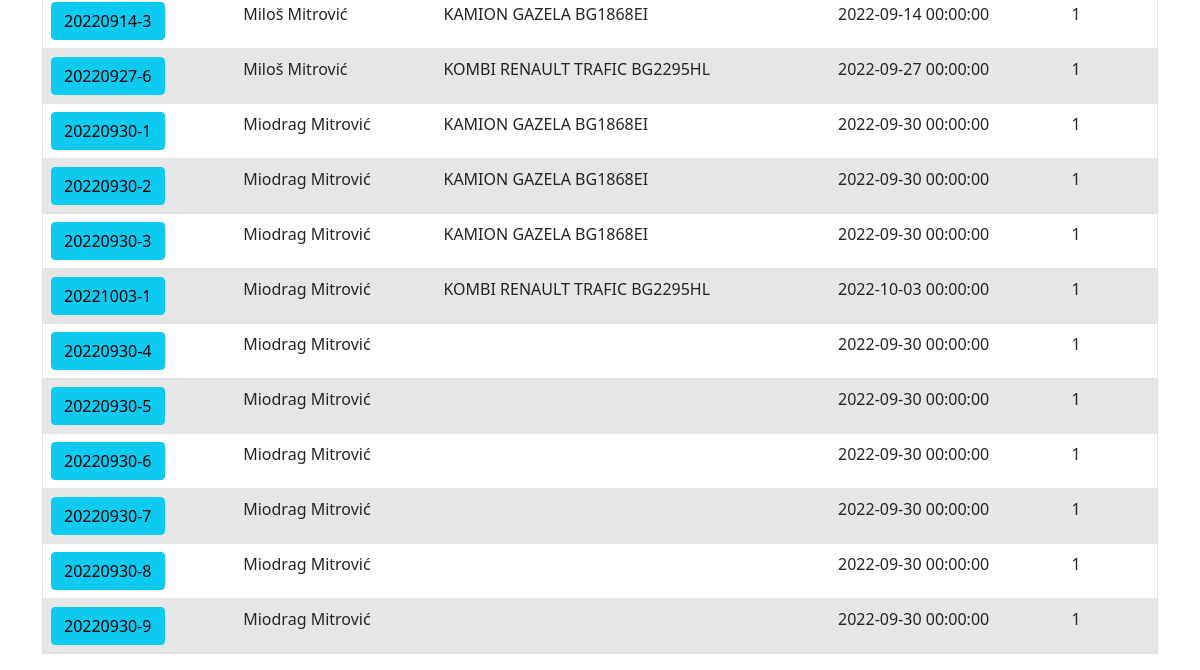
The app's page /travel_warrant_list (signed in, lower part), older data.
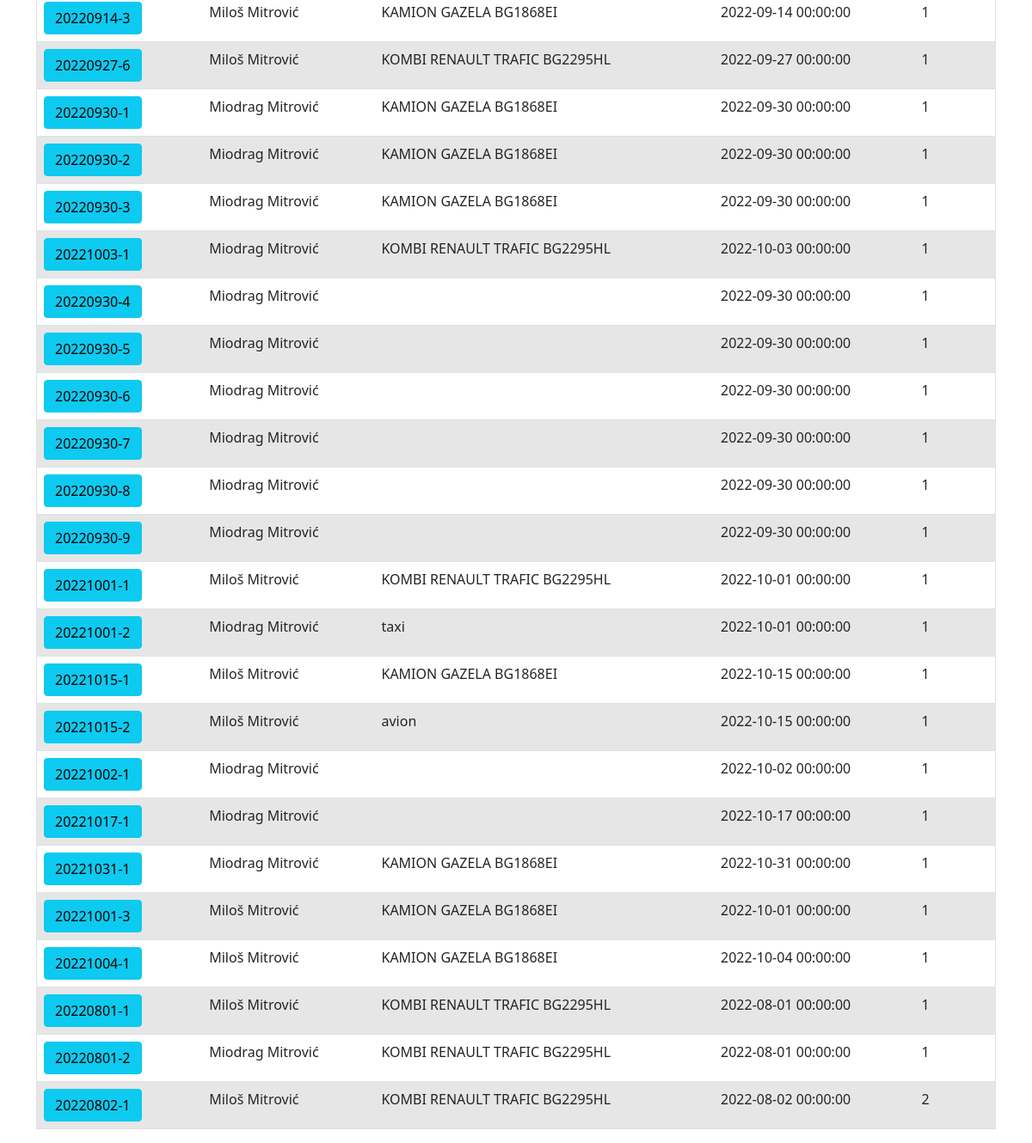
The same page, newer data.
### putninalozi/models.py (models this page shows, shortened)
class TravelWarrant(db.Model):
    travel_warrant_id = db.Column(db.Integer, primary_key=True)
    travel_warrant_number = db.Column(db.String(50), nullable=False)
    user_id = db.Column(db.Integer, db.ForeignKey('user.id'), nullable=False)
    with_task = db.Column(db.String(50), nullable=False)
    company_id = db.Column(db.Integer, db.ForeignKey('company.id'), nullable=False)
    abroad_contry = db.Column(db.String(50), nullable=True)
    relation = db.Column(db.String(150), nullable=False)
    start_datetime = db.Column(db.DateTime, nullable=True)
    end_datetime = db.Column(db.DateTime, nullable=True)
    vehicle_id = db.Column(db.Integer, db.ForeignKey('vehicle.id'), nullable=True)
    together_with = db.Column(db.Integer, nullable=True)
    personal_type = db.Column(db.String(50), nullable=True)
    personal_brand = db.Column(db.String(50), nullable=True)
    personal_registration = db.Column(db.String(12), nullable=True)
    other = db.Column(db.String(50), nullable=True) #avion, bus, taksi...
    advance_payment = db.Column(db.Integer, nullable=False)
    advance_payment_currency = db.Column(db.String(5), nullable=False)
    daily_wage = db.Column(db.Integer, nullable=False)
    daily_wage_currency = db.Column(db.String(5), nullable=False)
    costs_pays = db.Column(db.String(50), nullable=False)
    km_start = db.Column(db.Integer, nullable=True)
    km_end = db.Column(db.Integer, nullable=True)
    status = db.Column(db.Integer, nullable=False)

class User(db.Model, UserMixin):
    id = db.Column(db.Integer, primary_key=True)
    email = db.Column(db.String(120), unique=True, nullable=False)
    password = db.Column(db.String(60), nullable = False)
    name = db.Column(db.String(20), unique=False, nullable=False)
    surname = db.Column(db.String(20), unique=False, nullable=False)
    gender = db.Column(db.String(1)) #(0, "srednji"), (1, "muški"), (2, "ženski")
    workplace = db.Column(db.String(20), unique=False, nullable=False)
    authorization = db.Column(db.String(10), nullable = False) # ovde treba da budu tipovi korisnika: S_admin, C_admin, C_user
    company_id = db.Column(db.Integer, db.ForeignKey('company.id'), nullable=True)
    default_vehicle = db.Column(db.Integer) #kod radnika koji imaju svoj auto, da bude podrazumevana vrednost id tog vozila
    travelwarrants = db.relationship('TravelWarrant', backref='travelwarrant_user', lazy=True)

class Vehicle(db.Model):
    id = db.Column(db.Integer, primary_key=True)
    vehicle_type = db.Column(db.String(10), nullable = False)
    vehicle_brand = db.Column(db.String(10), nullable = False)
    vehicle_registration = db.Column(db.String(12), nullable = False)
    company_id = db.Column(db.Integer, db.ForeignKey('company.id'), nullable=False)
    travelwarrants = db.relationship('TravelWarrant', backref='travelwarrant_vehicle', lazy=True)

### putninalozi/travel_warrants/routes.py (the view)
@travel_warrants.route("/travel_warrant_list", methods=['GET', 'POST'])
def travel_warrant_list():
    if not current_user.is_authenticated:
        flash('Da bi ste pristupili ovoj stranici treba da budete ulogovani.', 'danger')
        return redirect(url_for('users.login'))
    warrants = TravelWarrant.query.all()
    form = PreCreateTravelWarrantForm()
    form.user_id.choices = [(0, '-----')] + [(u.id, u.name+ " " + u.surname) for u in db.session.query(User.id,User.name,User.surname).filter_by(company_id=current_user.user_company.id).order_by('name').all()]
    if form.validate_on_submit():
        korisnik_id = form.user_id.data
        datum = form.start_datetime.data
        return redirect(url_for('travel_warrants.register_tw',korisnik_id=korisnik_id, datum=datum))
    return render_template('travel_warrant_list.html', title='Travel Warrants', warrants=warrants, form=form)

### putninalozi/models.py (called while the page is built)
@login_manager.user_loader
def load_user(user_id):
    return User.query.get(int(user_id))

### putninalozi/templates/travel_warrant_list.html (shortened to what this page needs)
{% extends "layout.html" %}
{% block content %}
{% if current_user.authorization != 'c_user' %}
<form method="POST" action="">
{% endif %}
<table id="data" border="1" class="table table-striped">
  {% if current_user.authorization == 's_admin' %}
    <thead>
      <tr id="header">
        <th>Br.</th>
        <th>Kompanija</th>
        <th>Zaposleni</th>
        <th>Vozilo</th>
        <th>Status</th>
      </tr>
    </thead>
    <tbody>
      {% for warrant in warrants %}
        <tr>
          <td> <a class="mr-2 btn btn-info" href="{{ url_for('travel_warrants.travel_warrant_profile', warrant_id=warrant.travel_warrant_id) }}" role="button" title="Uredi Putni Nalog"> {{ warrant.travel_warrant_number }} </a> </td>
          <td> {{ warrant.travelwarrant_company.companyname }} </td>
          <td> {{ warrant.travelwarrant_user.name }} {{ warrant.travelwarrant_user.surname }} </td>
          <td> {{ warrant.other }} {{ warrant.personal_type }} {{ warrant.travelwarrant_vehicle.vehicle_type }} <br> {{warrant.travelwarrant_vehicle.vehicle_brand}} <br> {{warrant.travelwarrant_vehicle.vehicle_registration}} </td>
          <td> {{ warrant.status }} </td>
        </tr>
      {% endfor %}
    </tbody>
  {% elif current_user.authorization == 'c_admin' %}
    <tbody>
      {% for warrant in warrants %}
        {% if current_user.user_company.id == warrant.travelwarrant_company.id %}
          <tr>
            <td> <a class="mr-2 btn btn-info" href="{{ url_for('travel_warrants.travel_warrant_profile', warrant_id=warrant.travel_warrant_id) }}" role="button" title="Uredi Putni Nalog"> {{ warrant.travel_warrant_number }} </a> </td>
            <td> {{ warrant.travelwarrant_user.name }} {{ warrant.travelwarrant_user.surname}} </td>
            <td> {{ warrant.other }} {{ warrant.personal_type }} {{ warrant.travelwarrant_vehicle.vehicle_type }} {{warrant.travelwarrant_vehicle.vehicle_brand}} {{warrant.travelwarrant_vehicle.vehicle_registration}} </td>
            <td> {{ warrant.start_datetime }} </td>
            <td> {{ warrant.status }} </td>
          </tr>
        {% endif %}
      {% endfor %}
    </tbody>
  {% endif %}
</table>
</form>
{% endblock content%}

### putninalozi/templates/layout.html (shortened to what this page needs)
<!doctype html>
<html lang="en">
  <head>
    <link rel="stylesheet" href="https://cdn.jsdelivr.net/npm/bootstrap@4.3.1/dist/css/bootstrap.min.css">
    <link rel="stylesheet" type="text/css" href="{{ url_for('static', filename='main.css') }}">
    <link href="https://cdn.jsdelivr.net/npm/bootstrap@5.0.1/dist/css/bootstrap.min.css" rel="stylesheet">
    <link rel="stylesheet" type="text/css" href="https://cdn.datatables.net/1.10.25/css/dataTables.bootstrap5.css">
  </head>
  <body>
    <main role="main" class="container">
      <div class="row">
        <div class="col-md-12">
          {% block content %}{% endblock %}
        </div>
      </div>
    </main>
  </body>
</html>

### putninalozi/static/main.css (style rules this page uses)
body { background: #fafafa; color: #333333; margin-top: 5rem; }

Row changes from the older to the newer data that the page shows:
added TravelWarrant: travel_warrant_number "20221001-1", travelwarrant_user.name "Miloš", travelwarrant_user.surname "Mitrović", travelwarrant_vehicle.vehicle_type "KOMBI", travelwarrant_vehicle.vehicle_brand "RENAULT TRAFIC", travelwarrant_vehicle.vehicle_registration "BG2295HL", start_datetime "2022-10-01 00:00:00", status "1"
added TravelWarrant: travel_warrant_number "20221001-2", travelwarrant_user.name "Miodrag", travelwarrant_user.surname "Mitrović", other "taxi", start_datetime "2022-10-01 00:00:00", status "1"
added TravelWarrant: travel_warrant_number "20221015-1", travelwarrant_user.name "Miloš", travelwarrant_user.surname "Mitrović", travelwarrant_vehicle.vehicle_type "KAMION", travelwarrant_vehicle.vehicle_brand "GAZELA", travelwarrant_vehicle.vehicle_registration "BG1868EI", start_datetime "2022-10-15 00:00:00", status "1"
added TravelWarrant: travel_warrant_number "20221015-2", travelwarrant_user.name "Miloš", travelwarrant_user.surname "Mitrović", other "avion", start_datetime "2022-10-15 00:00:00", status "1"
added TravelWarrant: travel_warrant_number "20221002-1", travelwarrant_user.name "Miodrag", travelwarrant_user.surname "Mitrović", start_datetime "2022-10-02 00:00:00", status "1"
added TravelWarrant: travel_warrant_number "20221017-1", travelwarrant_user.name "Miodrag", travelwarrant_user.surname "Mitrović", start_datetime "2022-10-17 00:00:00", status "1"
added TravelWarrant: travel_warrant_number "20221031-1", travelwarrant_user.name "Miodrag", travelwarrant_user.surname "Mitrović", travelwarrant_vehicle.vehicle_type "KAMION", travelwarrant_vehicle.vehicle_brand "GAZELA", travelwarrant_vehicle.vehicle_registration "BG1868EI", start_datetime "2022-10-31 00:00:00", status "1"
added TravelWarrant: travel_warrant_number "20221001-3", travelwarrant_user.name "Miloš", travelwarrant_user.surname "Mitrović", travelwarrant_vehicle.vehicle_type "KAMION", travelwarrant_vehicle.vehicle_brand "GAZELA", travelwarrant_vehicle.vehicle_registration "BG1868EI", start_datetime "2022-10-01 00:00:00", status "1"
added TravelWarrant: travel_warrant_number "20221004-1", travelwarrant_user.name "Miloš", travelwarrant_user.surname "Mitrović", travelwarrant_vehicle.vehicle_type "KAMION", travelwarrant_vehicle.vehicle_brand "GAZELA", travelwarrant_vehicle.vehicle_registration "BG1868EI", start_datetime "2022-10-04 00:00:00", status "1"
added TravelWarrant: travel_warrant_number "20220801-1", travelwarrant_user.name "Miloš", travelwarrant_user.surname "Mitrović", travelwarrant_vehicle.vehicle_type "KOMBI", travelwarrant_vehicle.vehicle_brand "RENAULT TRAFIC", travelwarrant_vehicle.vehicle_registration "BG2295HL", start_datetime "2022-08-01 00:00:00", status "1"
added TravelWarrant: travel_warrant_number "20220801-2", travelwarrant_user.name "Miodrag", travelwarrant_user.surname "Mitrović", travelwarrant_vehicle.vehicle_type "KOMBI", travelwarrant_vehicle.vehicle_brand "RENAULT TRAFIC", travelwarrant_vehicle.vehicle_registration "BG2295HL", start_datetime "2022-08-01 00:00:00", status "1"
added TravelWarrant: travel_warrant_number "20220802-1", travelwarrant_user.name "Miloš", travelwarrant_user.surname "Mitrović", travelwarrant_vehicle.vehicle_type "KOMBI", travelwarrant_vehicle.vehicle_brand "RENAULT TRAFIC", travelwarrant_vehicle.vehicle_registration "BG2295HL", start_datetime "2022-08-02 00:00:00", status "2"
